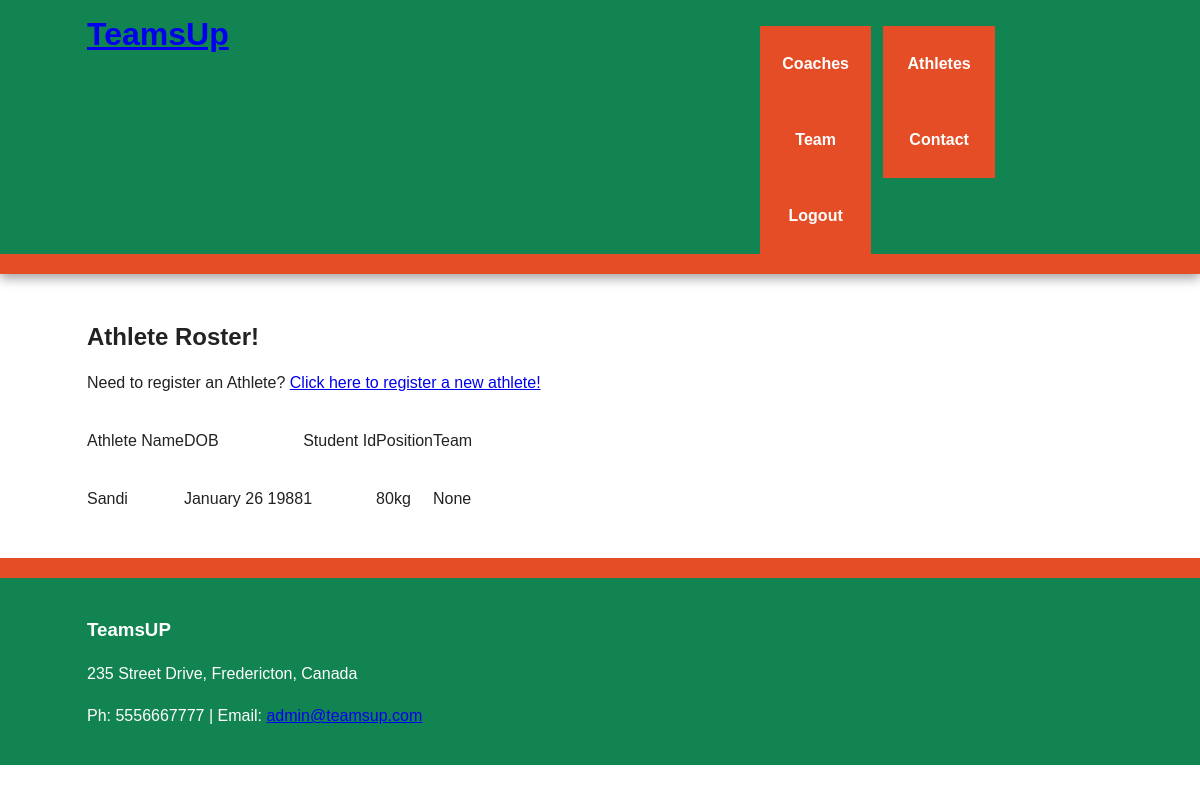
The page /athletes (signed in) on the database as committed earlier.
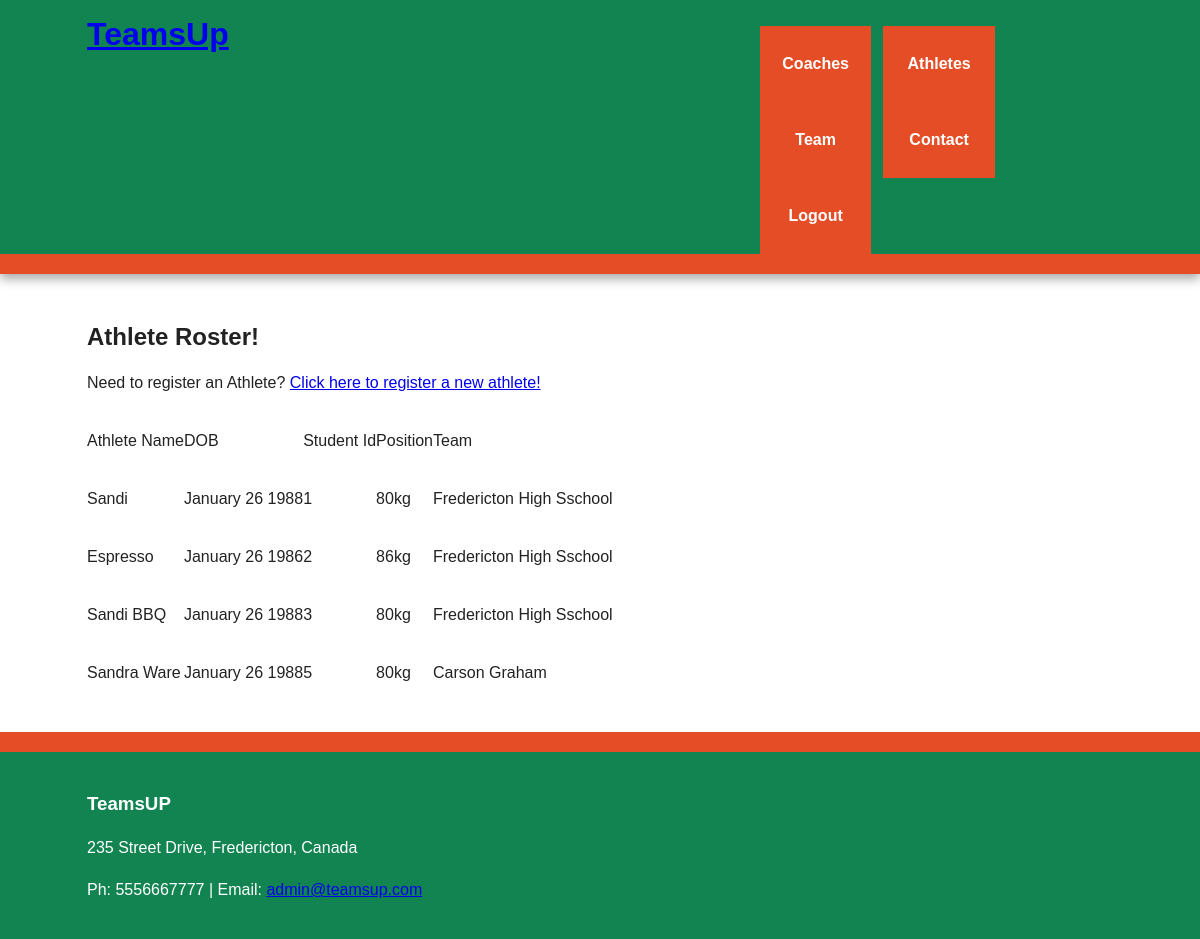
The same page on the database as committed later.
### flask_package/models.py (models this page shows, shortened)
class Athlete(db.Model):
    id = db.Column(db.Integer, primary_key=True)
    name = db.Column(db.String, index=True, unique=False)
    email = db.Column(db.String(140), index=True, unique=True)
    date_of_birth = db.Column(db.String, index=True, unique=False)
    student_id = db.Column(db.Integer, index=True, unique=True)
    position = db.Column(db.Integer, index=True, unique=False)
    team_id = db.Column(db.Integer, db.ForeignKey('team.id'))

### flask_package/routes.py (the view)
@app.route('/athletes')
@login_required
def athletes_list():
    athletes = Athlete.query.all()
    return render_template('athletes.html', athletes=athletes)

### flask_package/models.py (called while the page is built)
@login_manager.user_loader
def load_user(user_id):
    return User.query.get(int(user_id))

### flask_package/templates/athletes.html (shortened to what this page needs)
{% extends "base.html" %}
{% block content %}
    <h2>Athlete Roster!</h2>
    <p>Need to register an Athlete? <a href="{{ url_for('register_athlete') }}">Click here to register a new athlete!</a></p>
        <table>
            <tr>
                <td><p>Athlete Name </p></td>
                <td><p>DOB</p></td>
                <td><p>Student Id</p></td>
                <td><p>Position</p></td>
                <td><p>Team</p></td>
            </tr>
            {% for athlete in athletes %}
            <tr>
                <td><p>{{athlete.name}}</p></td>
                <td><p>{{athlete.date_of_birth}}</p></td>
                <td><p>{{athlete.student_id}}</p></td>
                <td><p>{{athlete.position}}</p></td>
                <td><p>{{athlete.team_id}}</p></td>
            </tr>
            {% endfor %}
        </table>
{% endblock%}

### flask_package/templates/base.html (shortened to what this page needs)
<!doctype html>
<html class="no-js" lang="">
    <head>
        <link rel="stylesheet" href= "{{ url_for('static', filename= 'css/normalize.min.css') }}">
        <link rel="stylesheet" href= "{{ url_for('static', filename= 'css/main.css') }}">
    </head>
    <body>
        <div class="header-container">
            <header class="wrapper clearfix">
                {% if current_user.is_authenticated %}
                    <h1 class="title"><a href="{{ url_for('user', username=current_user.username)}}">TeamsUp</a></h1>
                    <br>
                    <nav>
                        <ul>
                            <ul><a href="/coaches">Coaches</a></ul>
                            <li><a href="/athletes">Athletes</a></li>
                            <li><a href="/team">Team</a></li>
                            <li><a href="/contact">Contact</a></li>
                            <li><a href="/logout">Logout</a></li>
                        </ul>
                    </nav>
                {% endif %}
            </header>
        </div>
        <div class="main-container">
            <div class="main wrapper clearfix">
               {% block content%} {% endblock %}
            </div>
        </div>
        <div class="footer-container">
            <footer class="wrapper">
                <h3>TeamsUP</h3>
                <p>235 Street Drive, Fredericton, Canada</p>
                <p>Ph: 5556667777 | Email: <a href="/contact">admin@teamsup.com</a></p>
            </footer>
        </div>
    </body>
</html>

### flask_package/static/css/main.css (style rules this page uses)
html { color: #222; font-size: 1em; line-height: 1.4; }
body { font: 16px/26px Helvetica, Helvetica Neue, Arial; }
.wrapper { width: 90%; margin: 0 5%; }
.header-container { border-bottom: 20px solid #e44d26; }
.footer-container, .main aside { border-top: 20px solid #e44d26; }
.header-container, .footer-container, .main aside { background: #128451; }
.title { color: white; }
nav ul { margin: 0; padding: 0; list-style-type: none; }
nav a { display: block; margin-bottom: 10px; padding: 15px 0; text-align: center; text-decoration: none; font-weight: bold; color: white; background: #e44d26; }
.main { padding: 30px 0; }
.footer-container footer { color: white; padding: 20px 0; }
@media only screen and (min-width: 480px) { nav a { float: left; width: 27%; margin: 0 1.7%; padding: 25px 2%; margin-bottom: 0; } }
@media only screen and (min-width: 480px) { nav li:last-child a { margin-right: 0; } }
@media only screen and (min-width: 480px) { nav ul li { display: inline; } }
@media only screen and (min-width: 768px) { .header-container, .main aside { -webkit-box-shadow: 0 5px 10px #aaa; -moz-box-shadow: 0 5px 10px #aaa; box-shadow: 0 5px 10px #aaa; } }
@media only screen and (min-width: 768px) { .title { float: left; } }
@media only screen and (min-width: 768px) { nav { float: right; width: 35%; } }
@media only screen and (min-width: 1140px) { .wrapper { width: 1026px; margin: 0 auto; } }
.clearfix:before, .clearfix:after { content: " "; display: table; }
.clearfix:after { clear: both; }
.clearfix { *zoom: 1; }

Rows that differ between the two databases and show on the page:
changed Athlete "Sandi": team_id "None" → "Fredericton High Sschool"
added Athlete: name "Espresso", date_of_birth "January 26 1986", student_id "2", position "86kg", team_id "Fredericton High Sschool"
added Athlete: name "Sandi BBQ", date_of_birth "January 26 1988", student_id "3", position "80kg", team_id "Fredericton High Sschool"
added Athlete: name "Sandra Ware", date_of_birth "January 26 1988", student_id "5", position "80kg", team_id "Carson Graham"
